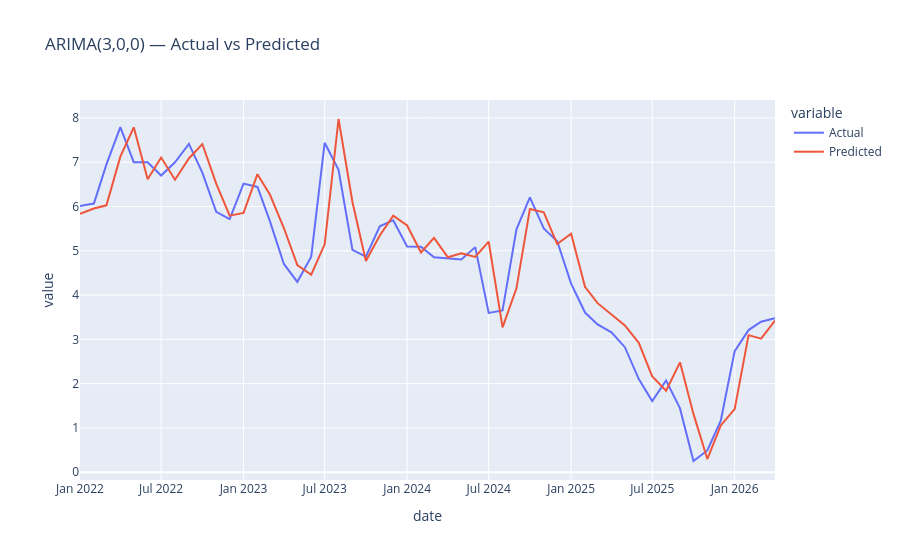

Notebook source saved alongside this figure:
### Markdown cell above
- ARIMA(3,0,0)
- RMSE: 0.7027 
- MAE: 0.5390

### Code cell
#plotting the actual vs pridicted forcast
import plotly.express as px

results_df = pd.DataFrame({'Actual': test.values, 'Predicted': predictions}, index=test.index)

fig = px.line(results_df, title='ARIMA(3,0,0) — Actual vs Predicted')
fig.show()
